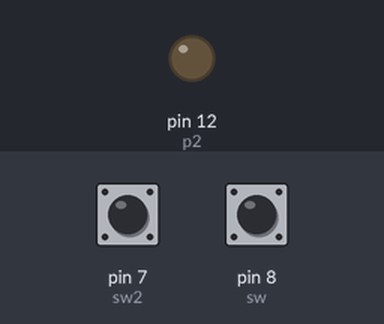
The sketch below on a simulated Arduino Uno, built with avr-gcc and run on an emulated ATmega328P. Shown: output pins drawn as LEDs (lit = HIGH). The inputs (shaded band) are chosen by the test bench; at power-on: pin 8 (sw) LOW, pin 7 (sw2) HIGH. What the sketch prints to the serial monitor is not drawn.

Above: at 1.2 s.
1.3 s: pin 8 (sw) pulled HIGH for 0.15 s
At 2.4 s:
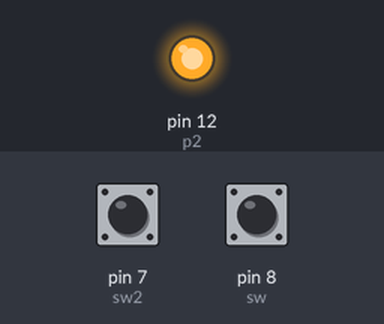
2.9 s: pin 7 (sw2) pulled LOW for 0.15 s
At 3.5 s:
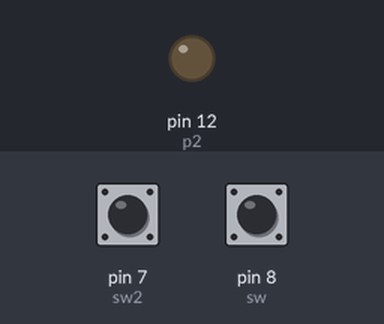
4.5 s: pin 8 (sw) pulled HIGH for 1 s
At 5.9 s:
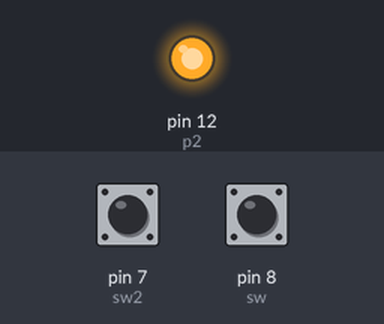
Timing chart, 0 to 7.5 s (numbered marks = the images above; inputs shaded):
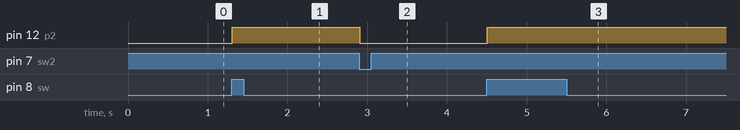

Measured:
- after the input at 1.3 s, pin 12 (p2): LOW → HIGH at once
- after the input at 2.9 s, pin 12 (p2): HIGH → LOW at once
- after the input at 4.5 s, pin 12 (p2): LOW → HIGH at once

The sketch:

2_switch_led_on_update1.ino
```cpp
int sw=8;
int sw2=7;
int p2=12;
 int val=0;
 int val2=0;

 void setup()
{
    pinMode(sw, INPUT);
     pinMode(sw2, INPUT);
    pinMode(p2, OUTPUT);
 Serial.begin(9600);
}

void loop()
{

  val= digitalRead(sw);
   val2= digitalRead(sw2);

    Serial.println(val);
  if(val==1)
  {
   Serial.println(val);
digitalWrite(p2,HIGH);
    delay(100);

}
  if(val2==0)

  {
    Serial.println(val2);
    digitalWrite(p2,LOW);
       delay(200);

  }

}
```
